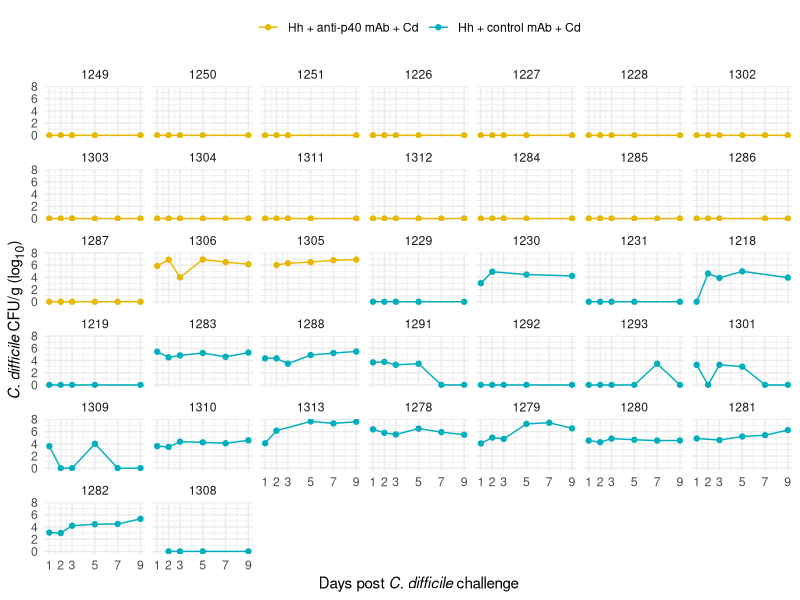
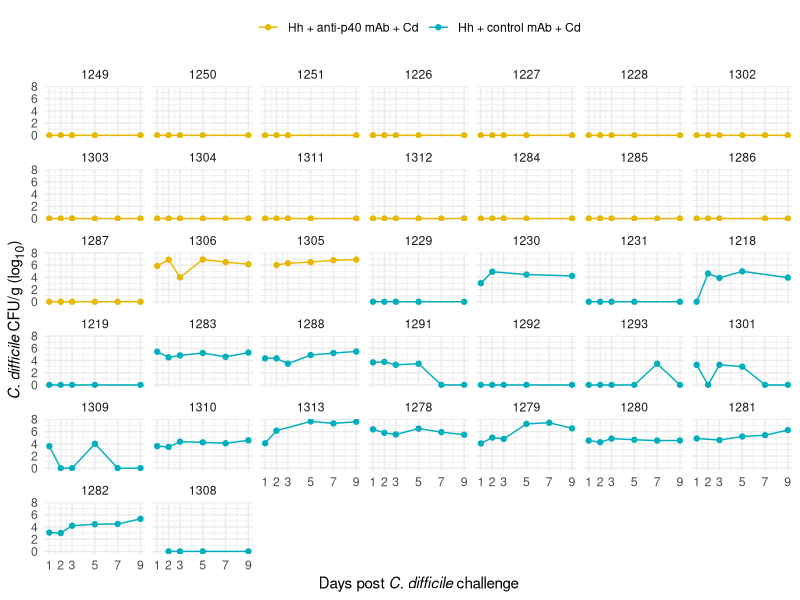

The R source for these figures, in order:
library(ggtext)
library(here)
library(tidyverse)

dat <- read_csv(here('data', 'cfu_meta_filtered.csv')) %>%
    filter(treatment != "No_treatment_controls (sterile broth + water + mAb vehicle)")

# COLORS
# No treatment: #99004C
# Hh + control mAb + Cd: #00AFBB
# Hh + anti-p40 mAb + Cd: #E7B800

treatment_colors <- c("#00AFBB", "#E7B800")
names(treatment_colors) <- c("Hh + control mAb + Cd", "Hh + anti-p40 mAb + Cd")

mouse_order <- dat %>%
    arrange(by = 'treatment') %>%
    pull(mouse) %>%
    unique()

yrange <- c(0,2,4,6,8)

dat %>%
    mutate(mouse = factor(mouse, levels = mouse_order)) %>%
    mutate(treatment = case_when(
        treatment == "HhWT + VPI spores + anti-p40" ~ "Hh + anti-p40 mAb + Cd",
        treatment == "HhWT + VPI spores + control mAb" ~ "Hh + control mAb + Cd",
        treatment == "No_treatment_controls (sterile broth + water + mAb vehicle)" ~ "No treatment",
        TRUE ~ NA_character_
    )) %>%
    ggplot(aes(x = day, y = cfu, color = treatment)) +
    geom_line() +
    geom_point() +
    facet_wrap("mouse") +
    scale_color_manual(values = treatment_colors) +
    scale_x_continuous(breaks = c(1,2,3,5,7,9)) +
    scale_y_log10(breaks = 10^yrange,
                  labels = yrange) +
    labs(x = "Days post *C. difficile* challenge",
         y = "*C. difficile* CFU/g (log<sub>10</sub>)"
         ) +
    theme_minimal() +
    theme(legend.position = 'top',
          legend.title = element_blank(),
          axis.title.x = element_markdown(),
          axis.title.y = element_markdown())

ggsave(here('figures','FigureS6.pdf'),
       device = 'pdf', width = 6.875, height = 9.0625)
